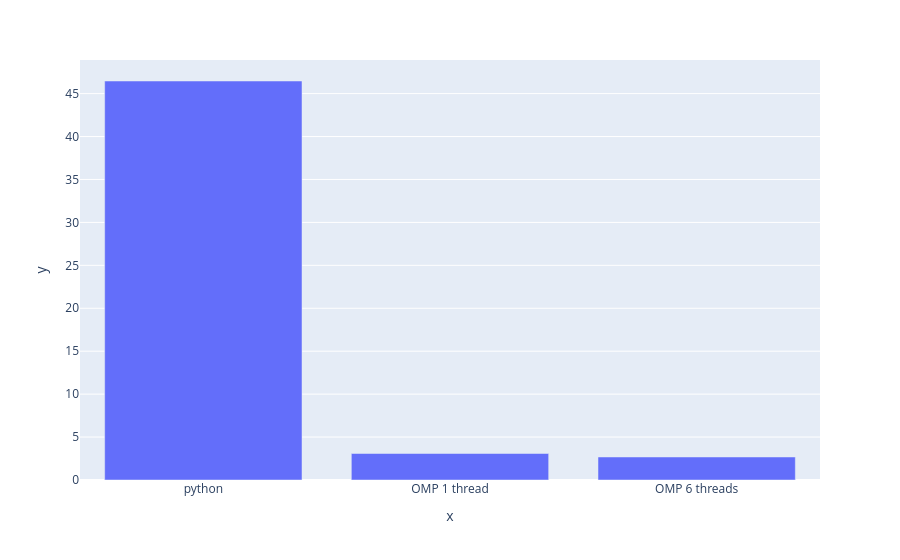

The cell this chart's notebook holds for it:
### Code cell
px.bar(x=['python', 'OMP 6 threads'], y=[time_python, time_omp_6])

### Figure 1 — Plotly figure (JSON) as saved in the notebook; plotly's stock layout.template omitted (floating-point values rounded to 4 significant figures)
{"data": [{"alignmentgroup": "True", "hovertemplate": "x=%{x}<br>y=%{y}<extra></extra>", "legendgroup": "", "marker": {"color": "#636efa", "pattern": {"shape": ""}}, "name": "", "offsetgroup": "", "orientation": "v", "showlegend": false, "textposition": "auto", "type": "bar", "x": ["python", "OMP 1 thread", "OMP 6 threads"], "xaxis": "x", "y": [46.47, 3.086, 2.68], "yaxis": "y"}], "layout": {"barmode": "relative", "legend": {"tracegroupgap": 0}, "margin": {"t": 60}, "xaxis": {"anchor": "y", "domain": [0, 1], "title": {"text": "x"}}, "yaxis": {"anchor": "x", "domain": [0, 1], "title": {"text": "y"}}}}
